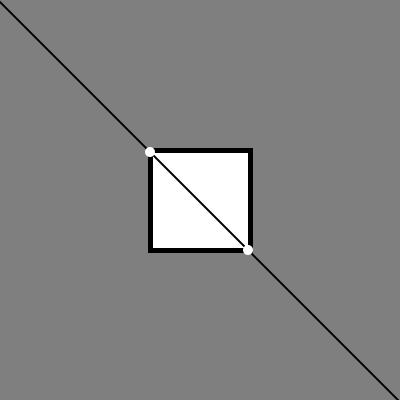
Frame 1 (no input)
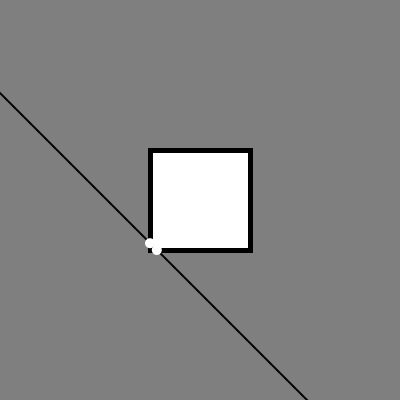
Frame 60 (the mouse pressed at the canvas centre just before this capture)
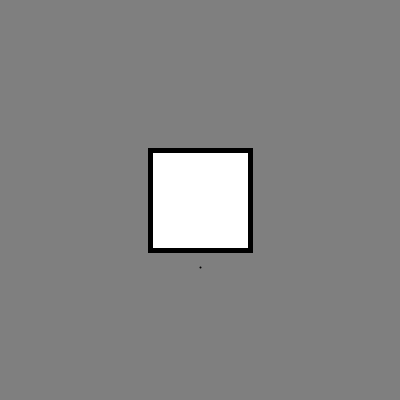
Frame 120 (the mouse held since frame 60 and released just before this capture)

The Processing sketch that drew these frames (run headless with seeded random() and noise(); from frame 60 on, the mouse is pressed at the canvas centre):

// Processing sketch: Jan4_SmallAreasOfSymmetry
// ── Jan4_SmallAreasOfSymmetry.pde
PShape sym;

void setup() {
  size(400, 400); 
  
  sym = createShape();
  sym.beginShape();
  
  sym.fill(255);
  sym.stroke(0);
  sym.strokeWeight(5);

  sym.vertex(-50, -50);
  sym.vertex(-50, 50);
  sym.vertex(50, 50);
  sym.vertex(50, -50);
  sym.endShape(CLOSE);
}

void draw() {
  background(127);
    
  translate(width/2, height/2);
  //translate(-sym.width/2, -sym.height/2); // Both zero?
  shape(sym);
  
  float bobSpeed = 2f;
  float bobScale = 100f;
  float yIntercept = sin(frameCount / (100f / bobSpeed)) * bobScale;
  float slopeX = mouseX - width/2;
  float slopeY = mouseY - height/2;
  float scale = 1000f;
  PVector lineStart = new PVector(-scale * slopeX, -scale * slopeY + yIntercept);
  PVector lineEnd = new PVector(scale * slopeX, scale * slopeY + yIntercept);

  stroke(0);
  strokeWeight(2f);
  line(lineStart.x, lineStart.y, lineEnd.x, lineEnd.y);
  
  fill(255);
  noStroke();
  for(int i = 0; i < sym.getVertexCount(); ++i) {
    PVector segmentA = sym.getVertex(i);
    PVector segmentB = sym.getVertex((i + 1) % sym.getVertexCount());
    PVector intersection =
      getIntersection(lineStart, lineEnd, segmentA, segmentB);
    if(intersection != null && pointOnLine(intersection, segmentA, segmentB))
      circle(intersection.x, intersection.y, 10);
  }
}

boolean pointOnLine(PVector p, PVector A, PVector B) {
   return abs(A.dist(p) + B.dist(p) - A.dist(B)) < 0.0001f;
}

PVector getIntersection(PVector A, PVector B, PVector C, PVector D) { 
  // Line AB represented as a1x + b1y = c1 
  float a1 = B.y - A.y; 
  float b1 = A.x - B.x; 
  float c1 = a1*(A.x) + b1*(A.y); 
   
  // Line CD represented as a2x + b2y = c2 
  float a2 = D.y - C.y; 
  float b2 = C.x - D.x; 
  float c2 = a2*(C.x)+ b2*(C.y); 
   
  float determinant = a1*b2 - a2*b1; 
   
  if (determinant == 0) 
  { 
    // The lines are parallel. This is simplified 
    // by returning a pair of FLT_MAX 
    return null;
  } 
  else
  { 
    float x = (b2*c1 - b1*c2)/determinant; 
    float y = (a1*c2 - a2*c1)/determinant; 
    return new PVector(x, y); 
  } 
} 

int getSide(PVector A, PVector B, PVector point) {
  return sign((B.x - A.x) * (point.y - A.y) - (B.y - A.y) * (point.x - A.x));
}

int sign(float num) {
  if(num < 0) return -1;
  if(num > 0) return 1;
  return 0;
}

PShape splitShape(PShape curShape, PVector lineStart, PVector lineEnd) {
  PShape newShape = createShape();
  newShape.beginShape();
  
  PVector segmentA;
  PVector segmentB = sym.getVertex(0);
  for(int i = 0; i < sym.getVertexCount(); ++i) {
    segmentA = segmentB;
    segmentB = sym.getVertex((i + 1) % sym.getVertexCount());
    
    newShape.vertex(segmentA.x, segmentA.y);
    
    if(getSide(segmentA, segmentB, lineStart) > 0) {
       
    }
    
    PVector intersection =
      getIntersection(lineStart, lineEnd, segmentA, segmentB);
    if(intersection != null && pointOnLine(intersection, segmentA, segmentB))
      circle(intersection.x, intersection.y, 10);
  }
  
  return newShape;
}

PVector reflect(PVector A, PVector B, PVector point) {
  //float d = (A.x + (A.y -  
  return null;
}
